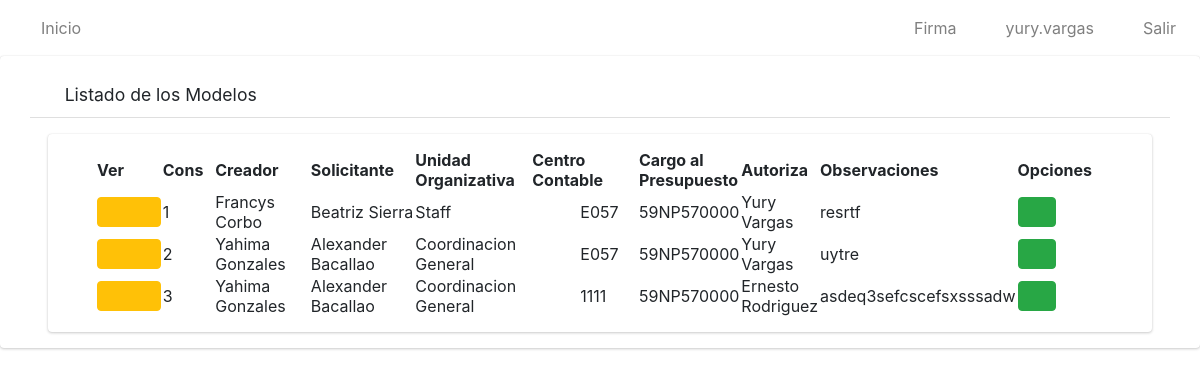
The app's page /listar/modelos/cancelados/ (signed in), older data.
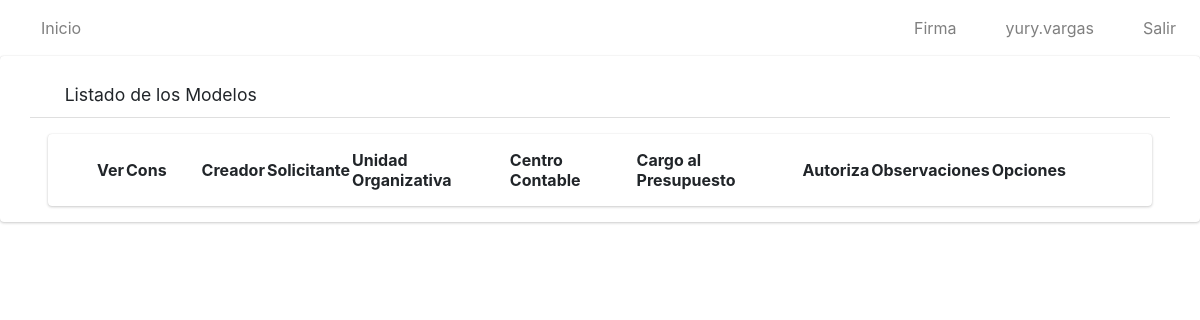
The same page, newer data.
### app/models.py (models this page shows, shortened)
class Modelo(models.Model):
    nombre=models.CharField(max_length=50)
    solicitante=models.CharField(max_length=50)
    unidad_organizativa=models.CharField(max_length=100)
    c_contable=models.CharField(max_length=4)
    consec=models.IntegerField()
    solicitudes=models.ManyToManyField(Solicitud)
    parleg=models.CharField(max_length=20)
    autoriza=models.CharField(max_length=50)
    cargo_presupuesto=models.CharField(max_length=20)
    observaciones = models.CharField(max_length=500)
    estado=models.CharField(max_length=10)

### app/views.py (the view)
# urls.py: path('listar/modelos/cancelados/', ModeloCancelListView.as_view(), name='listarModCancel'),
class ModeloCancelListView(ListView):
    model = Modelo
    template_name = 'modelos/listarCancelados.html'
    @method_decorator(login_required)
    def dispatch(self, request, *args, **kwargs):
        return super().dispatch(request,*args,** kwargs)
    def get_context_data(self, **kwargs):
        context = super().get_context_data(**kwargs)
        lista_solicitantes=[]
        modelos=Modelo.objects.all()
        pos=0
        context['title'] = "Listado de Solicitudes"
        context['solicitantes'] = lista_solicitantes
        context['object_list'] = Modelo.objects.all().filter(estado="cancel")
        return context

### app/templates/modelos/listarCancelados.html (shortened to what this page needs)
{% extends 'base.html' %}
{% load static %}
{% block content %}
    <div class=" card card-default">
        <div class="card-header px-3 mb-3 mt-3 container">
            <h3 class="card-title">
            <i class="fas fa-search"></i>
                Listado de los Modelos
            </h3>
            </div>
        <div class="card card-body content-header mx-5 px-5">
            <table id="myTable" class="display" style="width: 100%;">
                <thead>
                    <tr>
                        <th>Ver</th>
                        <th style="width: 2cm">Cons</th>
                        <th>Creador</th>
                        <th>Solicitante</th>
                        <th>Unidad Organizativa</th>
                        <th>Centro Contable</th>
                        <th>Cargo al Presupuesto</th>
                        <th>Autoriza</th>
                        <th>Observaciones</th>
                        <th style="width: 3cm">Opciones</th>
                    </tr>
                </thead>
                <tbody>
                    {% for i in object_list %}
                    <tr>
                        <td style="width: 1cm"><a href="{% url 'solicitudModel' i.id%}" type="button" class="btn btn-warning">
                    <i class="fas fa-eye" style="width: 1cm"></i>
                </a></td>
                        <td style="width: 20px;">{{i.consec}}</td>
                        <td style="width: 150px;">{{i.nombre}}</td>
                        <td style="width: 150px;">{{i.solicitante}}</td>
                        <td style="width: 150px;">{{i.unidad_organizativa}}</td>
                        <td style="width: 150px;"><div class="pl-5">{{i.c_contable}}</div></td>
                        <td>{{i.cargo_presupuesto}}</td>
                        <td>{{i.autoriza}}</td>
                        <td>{{i.observaciones}}</td>
                        <td>
                {% if perms.app.view_modelo %}
                <a href="#" type="button" class="btn btn-success">
                    <i class="fas fa-download"></i>
                </a>
                {% endif %}
                        </td>
                    </tr>
                    {% endfor %}
                </tbody>
            </table>
        </div>
    </div>
{% endblock %}

Row changes from the older to the newer data that the page shows:
removed Modelo: consec "1", nombre "Francys Corbo", solicitante "Beatriz Sierra", unidad_organizativa "Staff", c_contable "E057", cargo_presupuesto "59NP570000", autoriza "Yury Vargas", observaciones "resrtf"
removed Modelo: consec "2", nombre "Yahima Gonzales", solicitante "Alexander Bacallao", unidad_organizativa "Coordinacion General", c_contable "E057", cargo_presupuesto "59NP570000", autoriza "Yury Vargas", observaciones "uytre"
removed Modelo: consec "3", nombre "Yahima Gonzales", solicitante "Alexander Bacallao", unidad_organizativa "Coordinacion General", c_contable "1111", cargo_presupuesto "59NP570000", autoriza "Ernesto Rodriguez", observaciones "asdeq3sefcscefsxsssadw"
